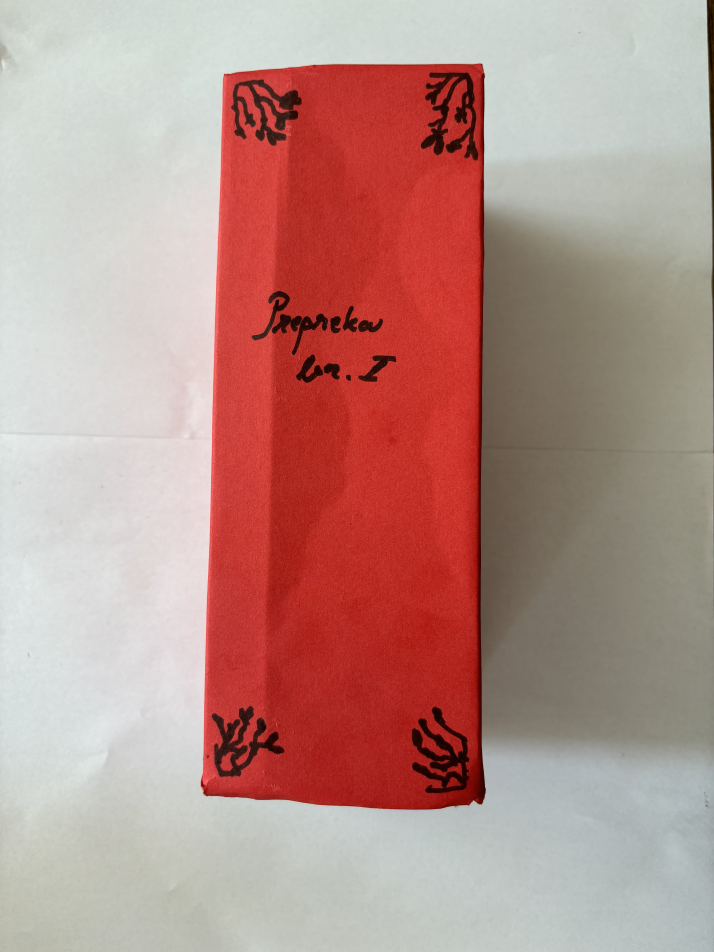
#> input picture code_python/reference1.jpg, 4284 x 5712 px (shown at 1/6 size); its folder holds only this picture in this run
$ python -i obsticleAvoidance.py   (imports and definitions only)
#> lines starting #> are read from the running program, lines starting #| are printed output that depends on the picture
import cv2
import numpy as np
import yaml
import threading
from flask import Flask, jsonify
import time

command = {'command': ''}
current_reference = None
stop_threads = False
def load_calibration_data(file_path):
    with open(file_path, 'r') as file:
        data = yaml.safe_load(file)
    camera_matrix = np.array(data['camera_matrix'])
    dist_coeff = np.array(data['dist_coeff'])
    return camera_matrix, dist_coeff

def calculate_focal_length(camera_matrix):
    return camera_matrix[0, 0]
def distance_to_camera(known_width, known_distance, per_width, focal_length):
    return (known_distance * focal_length) / (per_width * known_width)

# [38 lines left out: functions detect_color, send_command, not called in this run]

# [1 line that did not run here, left out]

# [55 lines left out: function process_reference, not called in this run]

def video_stream():
    KNOWN_WIDTH_CM = 8
    KNOWN_DISTANCE_CM = 30

    reference1 = cv2.imread('reference1.jpg', cv2.IMREAD_GRAYSCALE)
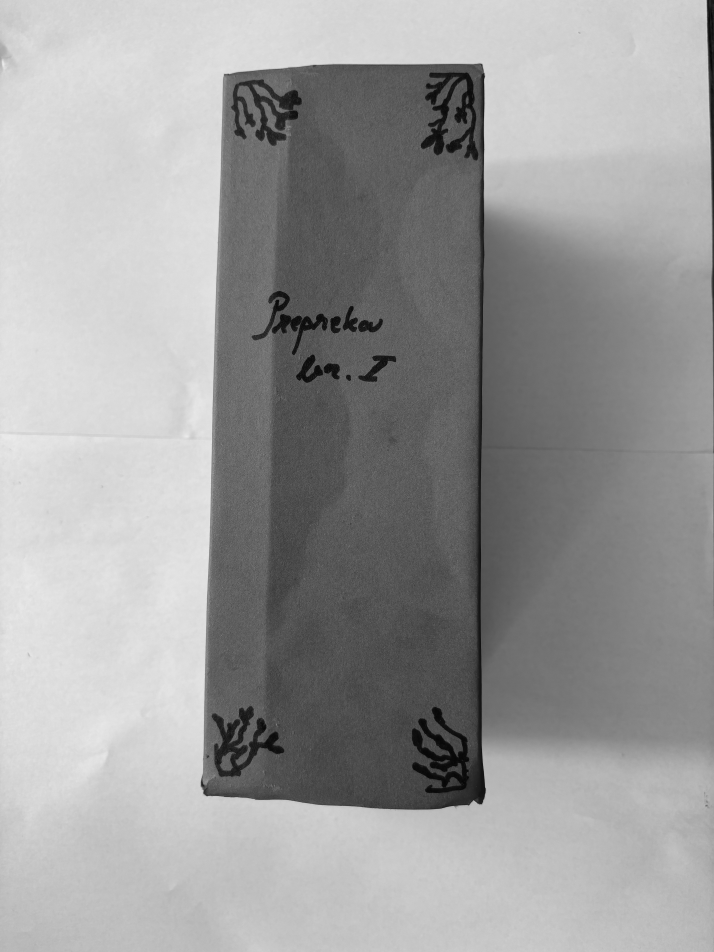
#> reference1: shape (5712, 4284) (shown at 1/6 size); min 0, max 240, mean 156.2
    reference2 = cv2.imread('reference2.jpg', cv2.IMREAD_GRAYSCALE)
    reference3 = cv2.imread('reference4.jpg', cv2.IMREAD_GRAYSCALE)

    if reference1 is None or reference2 is None:
        print("Nema referentnih slika.")
        return

    sift = cv2.SIFT_create()
    kp1, desc1 = sift.detectAndCompute(reference1, None)
    kp2, desc2 = sift.detectAndCompute(reference2, None)
    kp3, desc3 = sift.detectAndCompute(reference3, None)

    if desc1 is None or desc2 is None:
        send_command({'command': ''})
        print("Nema dovoljno deskriptora za prepoznavanje.")
        return

    index_params = dict(algorithm=0, trees=5)
    search_params = dict(checks=1000)
    flann = cv2.FlannBasedMatcher(index_params, search_params)

    cap = cv2.VideoCapture(0)
    if not cap.isOpened():
        print("Ne može se otvoriti kamera.")
        return

    global stop_threads
    while True:
        ret, frame = cap.read()
        if not ret:
            send_command({'command': ''})
            print("Nema ulaza sa kamere.")
            break

        frame = cv2.resize(frame, (640, 480))

        thread1 = threading.Thread(target=process_reference, args=(reference1, kp1, desc1, sift, flann, frame, camera_matrix, 'reference1'))
        thread2 = threading.Thread(target=process_reference, args=(reference2, kp2, desc2, sift, flann, frame, camera_matrix, 'reference2'))
        thread1.start()
        thread2.start()
        thread2.join()
        thread1.join()
        thread2.join()

        cv2.imshow('Frame', frame)
        if cv2.waitKey(1) & 0xFF == ord('q'):
            break

    cap.release()
    cv2.destroyAllWindows()

# [1 line not run here, left out]

# [4 lines that did not run here, left out]

def run_flask():
    app.run(host='0.0.0.0', port=6000)

# [5 lines not run here, left out]

>>> result = video_stream()

$ run again, on code_python/reference2.jpg
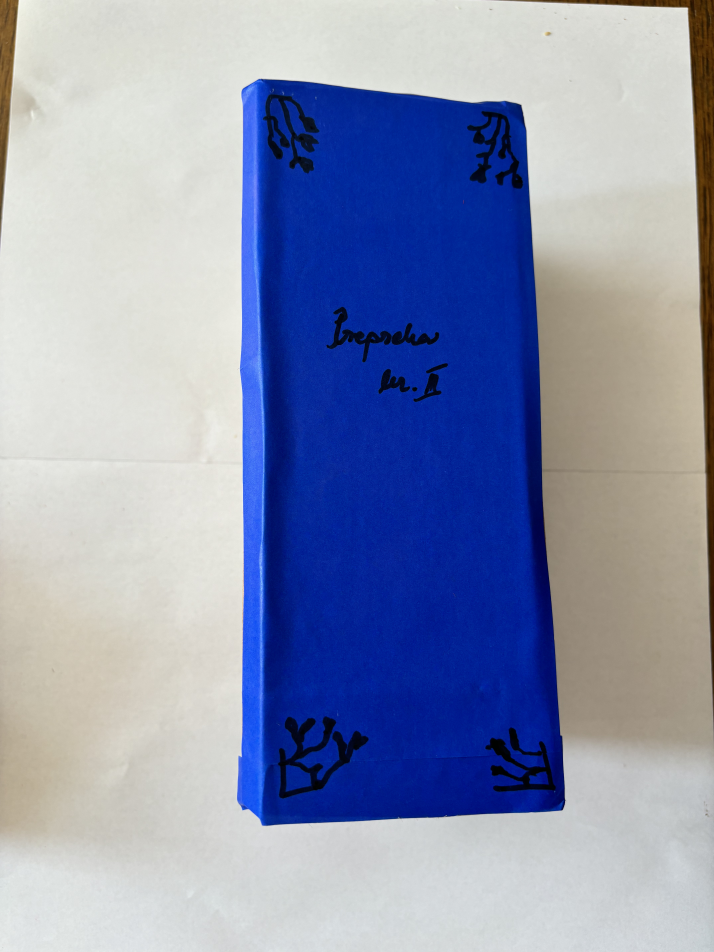
#> input picture code_python/reference2.jpg, 4284 x 5712 px (shown at 1/6 size)
#> in video_stream, `reference2 = cv2.imread('reference2.jpg', cv2.IMREAD_GRAYSCALE)`:
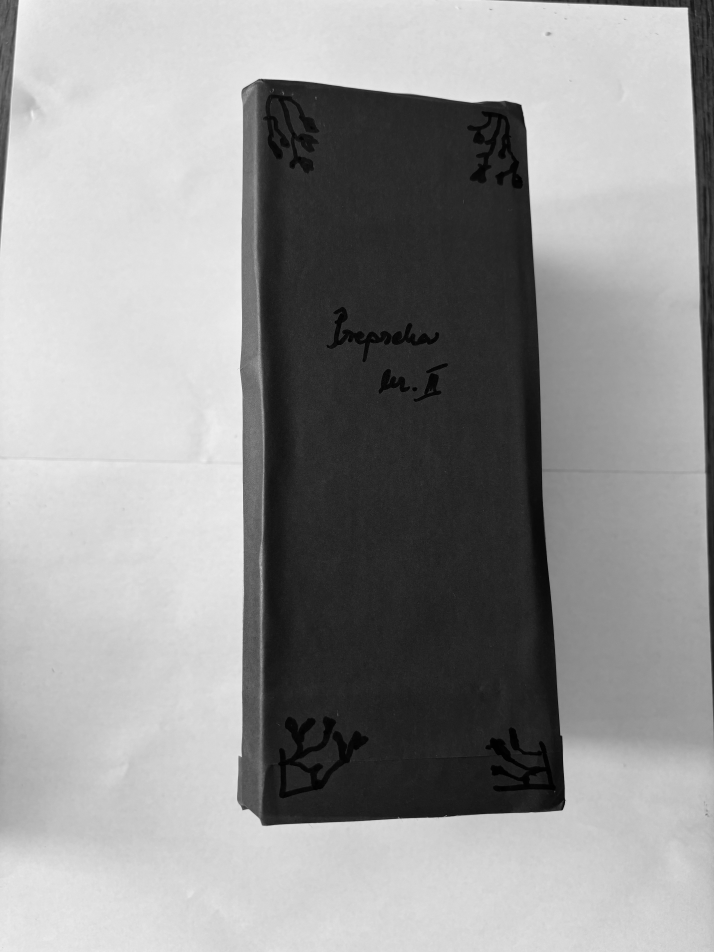
#> reference2: shape (5712, 4284) (shown at 1/6 size); min 0, max 253, mean 149.2
